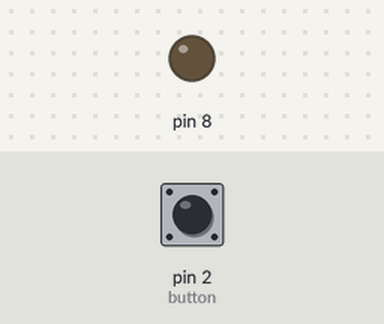
Bench run of a sketch on a simulated Arduino Uno, built with avr-gcc and run on an emulated ATmega328P. Parts: output pins drawn as LEDs (lit = HIGH). Inputs (shaded band) come from the test bench; at power-on: pin 2 (button) HIGH.

Above: at 1.2 s.
1.3 s: pin 2 (button) pulled LOW for 0.15 s
At 1.9 s:
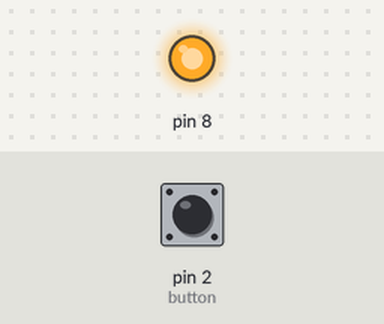
2.9 s: pin 2 (button) pulled LOW for 1 s
At 4.3 s:
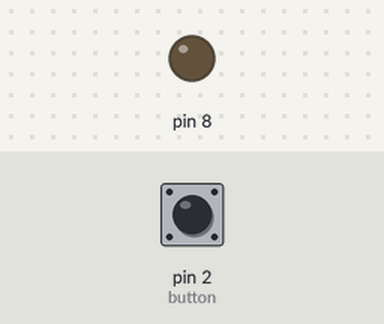
5.4 s: pin 2 (button) pulled LOW for 3.2 s
At 6.2 s:
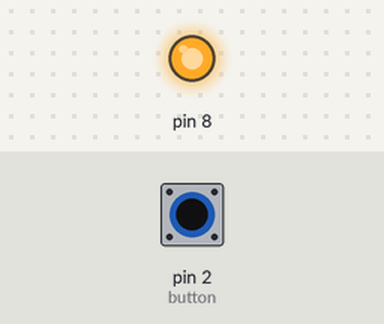
Timing chart, 0 to 8.4 s (numbered marks = the images above; inputs shaded):
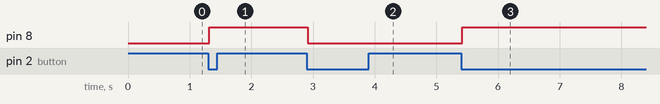

The sketch:

10_button_class.ino
```cpp
/*
 * Challenge #10: Button Class with Debouncing
 *
 * Objective:
 * Create a reusable Button class that encapsulates
 * button handling and debounce logic.
 *
 * Hardware:
 *
 *   Push Button -> Pin 2
 *   LED         -> Pin 8
 *
 * Requirements:
 *
 *   Create a Button class that:
 *
 *     - Stores the button pin.
 *     - Configures the pin as INPUT_PULLUP.
 *     - Detects button press events.
 *     - Handles switch bouncing internally.
 *     - Exposes a clean API to the user.
 *
 * Example Usage:
 *
 *   Button button(2);
 *
 *   if (button.wasPressed()) {
 *       ...
 *   }
 *
 * Debounce Requirements:
 *
 *   - Do not use delay().
 *   - Use millis().
 *   - Implement stable-state debounce.
 *   - A press should only be reported after
 *     the signal remains stable for at least
 *     20ms.
 *
 * Example:
 *
 *   Raw Signal:
 *
 *     HIGH
 *     LOW
 *     HIGH
 *     LOW
 *     HIGH
 *     LOW
 *     LOW
 *     LOW
 *
 *   Debounced Signal:
 *
 *     HIGH
 *     LOW
 *
 *   Only one press event should be generated.
 *
 * Test Program:
 *
 *   - Create a Led object.
 *   - Create a Button object.
 *   - Toggle the LED whenever the button
 *     is pressed.
 *
 * Rules:
 *
 *   - Application code should never directly
 *     use digitalRead().
 *   - Application code should never directly
 *     implement debounce logic.
 *   - All button handling should happen
 *     inside the Button class.
 *
 * Concepts Practiced:
 *
 *   - Classes
 *   - Constructors
 *   - Encapsulation
 *   - State Management
 *   - Debouncing
 *   - Hardware Abstraction
 *   - Event Detection
 *   - Non-blocking Programming
 */


#include <Arduino.h>

class Led {
private:
  uint8_t pin;
  bool state;
  void write() { digitalWrite(pin, state); }

public:
  Led(uint8_t p) {
    pin = p;
    state = false;
    pinMode(pin, OUTPUT);
    write();
  }

  void toggle() {
    state = !state;
    write();
  }
  void on() {
    state = true;
    write();
  }

  void off() {
    state = false;
    write();
  }

  bool isOn() { return state; }
};

class Button {
private:
  uint8_t pin;
  bool stableState;
  bool lastReading;
  unsigned long lastChangeTime;

public:
  Button(uint8_t p)
      : pin(p), stableState(HIGH), lastReading(HIGH), lastChangeTime(0) {
    pinMode(pin, INPUT_PULLUP);
  }

  bool wasPressed() {
    bool currentReading = digitalRead(pin);

    if (currentReading != lastReading) {
      lastChangeTime = millis();
      lastReading = currentReading;
    }

    // Has it remained unchanged for 20ms?
    if (millis() - lastChangeTime >= 20) {

      // Has the stable state changed?
      if (stableState != currentReading) {
        stableState = currentReading;

        // HIGH -> LOW means button press
        if (stableState == LOW) {
          return true;
        }
      }
    }

    return false;
  }
};

Button button(2);
Led redLed(8);

void setup() { Serial.begin(9600); }

void loop() {
  if (button.wasPressed()) {
    redLed.toggle();
  }
}
```

Measured:
- after the input at 1.3 s, pin 8: LOW → HIGH at once
- after the input at 2.9 s, pin 8: HIGH → LOW at once
- after the input at 5.4 s, pin 8: LOW → HIGH at once
